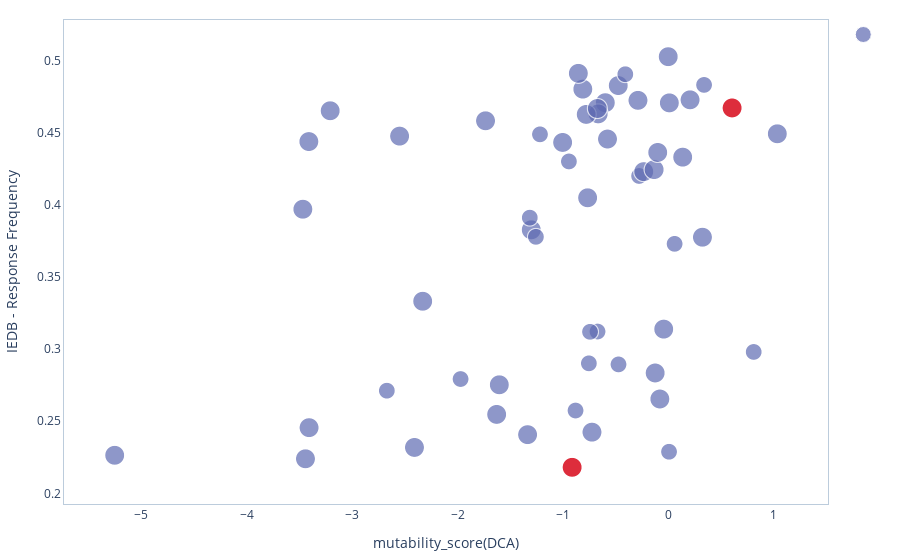

Source (notebook cell):
### Code cell
'''
Let's repeat the analysis DCA mutability score vs. the IEDB response frequency 
for the CoV_S2_C domain of the Spike protein
highlighting position mutated in Variants of Concerns (list_pos_mutated)
'''
prot = 'Spike'
dom = "CoV_S1_C"
score = 'mutability_score(DCA)'
df = load_data_dca(path_data = "./data/data_dca_proteome.csv", protein = prot, domain = dom)

#get IEDB available versions:
path_IEDB_updated_data = "./data/IEDB_updated_data/{0}".format(prot)
list_IEDB_versions =  get_IEDB_versions(path_IEDB_epitope_data = path_IEDB_updated_data )

IEDB_ver = '05Dec2021'
df = get_updated_IEDB(df, IEDB_ver, path_IEDB_updated_data)

#add VOC red dot
df_VOC_prot = df_VOC.loc[df_VOC['protein'] ==prot] 
list_pos_mutated = df_VOC_prot['position'].astype(int).values

plot_dca_IEDB(df, score, list_pos = list_pos_mutated)

### Figure 1 — Plotly figure (JSON) as saved in the notebook; plotly's stock layout.template omitted (floating-point values rounded to 4 significant figures)
{"data": [{"marker": {"color": "#5D69B1", "size": [16.67, 20.0, 16.67, 16.67, 16.67, 16.67, 20.0, 16.67, 20.0, 16.67, 20.0, 20.0, 20.0, 20.0, 20.0, 20.0, 16.67, 20.0, 20.0, 20.0, 16.67, 20.0, 20.0, 20.0, 20.0, 20.0, 20.0, 20.0, 20.0, 20.0, 20.0, 20.0, 20.0, 20.0, 20.0, 20.0, 20.0, 20.0, 20.0, 20.0, 16.67, 20.0, 20.0, 20.0, 16.67, 16.67, 20.0, 16.67, 20.0, 20.0, 16.67, 16.67, 16.67, 16.67, 20.0, 20.0, 20.0]}, "mode": "markers", "name": "", "text": ["wt: N536", "wt: K537", "wt: C538", "wt: V539", "wt: N540", "wt: F541", "wt: N542", "wt: F543", "wt: N544", "wt: G545", "wt: L546", "wt: T547", "wt: G548", "wt: T549", "wt: G550", "wt: V551", "wt: L552", "wt: T553", "wt: E554", "wt: S555", "wt: N556", "wt: K557", "wt: K558", "wt: F559", "wt: L560", "wt: P561", "wt: F562", "wt: Q563", "wt: Q564", "wt: F565", "wt: G566", "wt: R567", "wt: D568", "wt: I569", "wt: A570", "wt: D571", "wt: T572", "wt: T573", "wt: D574", "wt: A575", "wt: V576", "wt: R577", "wt: D578", "wt: P579", "wt: Q580", "wt: T581", "wt: L582", "wt: E583", "wt: I584", "wt: L585", "wt: D586", "wt: I587", "wt: T588", "wt: P589", "wt: C590", "wt: S591", "wt: F592"], "textfont": {"color": "#E58606"}, "textposition": "top right", "type": "scattergl", "uid": "41c1a7a2-0d16-408d-8683-6faa2d570dcc", "x": [-0.4734, -1.629, -0.881, -1.971, -0.7543, -0.6722, -0.0446, -0.7433, -3.408, 0.0057, -2.408, -0.9133, -5.251, -1.335, -0.0813, -0.1257, -2.67, -2.33, 0.3225, -1.301, -0.278, -0.7661, -0.2344, 0.1351, 0.2053, 1.032, -1.734, -0.2888, -0.0021, -0.4759, -0.8118, 0.0086, -0.8543, -0.5986, 0.6038, -0.1355, -0.5778, -1.003, -2.549, -0.666, -0.4088, -0.7794, -0.6739, -3.207, 0.3379, -1.218, -3.41, -0.9436, -0.1016, -3.466, -1.315, -1.257, 0.0584, 0.8086, -1.604, -0.7251, -3.442], "y": [0.2893, 0.2547, 0.2574, 0.2792, 0.29, 0.3121, 0.3137, 0.3119, 0.2455, 0.2288, 0.2318, 0.218, 0.2263, 0.2406, 0.2653, 0.2834, 0.2711, 0.3331, 0.3774, 0.3826, 0.4199, 0.4047, 0.4229, 0.4329, 0.4726, 0.4491, 0.4581, 0.4723, 0.5025, 0.4825, 0.48, 0.4705, 0.491, 0.4706, 0.467, 0.4243, 0.4454, 0.4431, 0.4475, 0.4629, 0.4904, 0.4625, 0.4666, 0.465, 0.4829, 0.4487, 0.4437, 0.4299, 0.4362, 0.3968, 0.391, 0.3777, 0.3728, 0.2979, 0.2752, 0.2424, 0.2239]}, {"marker": {"color": "red", "size": [20.0, 20.0]}, "mode": "markers", "showlegend": false, "text": ["wt: T547", "wt: A570"], "textfont": {"color": "#E58606"}, "textposition": "top right", "type": "scattergl", "uid": "b994bd67-183b-4e05-b11e-e4785bcd1fab", "x": [-0.9133, 0.6038], "y": [0.218, 0.467]}], "layout": {"legend": {"itemclick": "toggleothers", "itemdoubleclick": "toggle"}, "margin": {"b": 20, "l": 20, "r": 20, "t": 20}, "plot_bgcolor": "#FFF", "xaxis": {"linecolor": "#BCCCDC", "mirror": true, "showgrid": true, "title": {"text": "mutability_score(DCA)"}}, "yaxis": {"linecolor": "#BCCCDC", "mirror": true, "showgrid": true, "title": {"text": "IEDB - Response Frequency"}}}}
